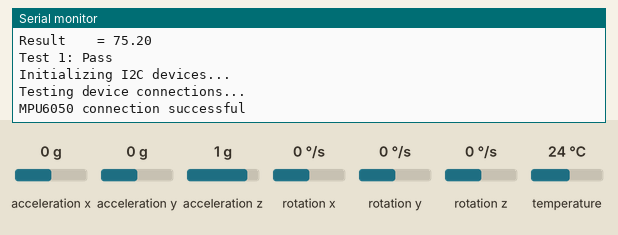
The sketch below on a simulated Arduino Uno, built with avr-gcc and run on an emulated ATmega328P. On the bench: the last lines printed to the serial monitor. The test bench sets the inputs (shaded band); at power-on: rotation x 0 °/s, rotation y 0 °/s, acceleration x 0 g, acceleration y 0 g, acceleration z 1 g, rotation z 0 °/s, temperature 24 °C.

Above: at 5.3 s.
5.4 s: rotation x set to -192 °/s
At 6.2 s:
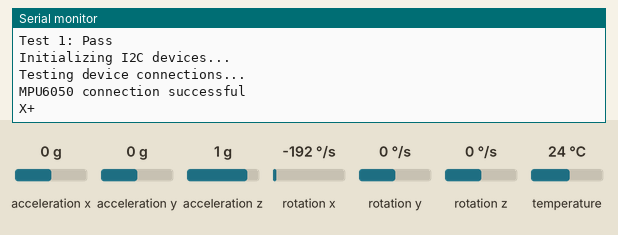
6.9 s: rotation x set to 100 °/s
At 7.3 s:
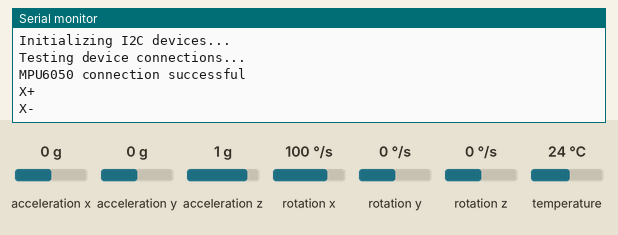
8.4 s: rotation y set to -192 °/s
At 9.7 s:
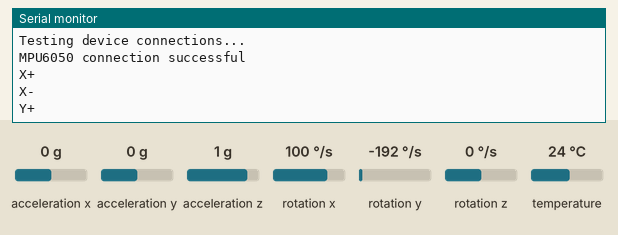

The sketch:

Example3_basic_tests.ino
```cpp
/***************************************************************************************************
 * This sample code is designed for WiThumb.
 * https://www.kickstarter.com/projects/hackarobot/withumb-arduino-compatible-wifi-usb-thumb-imu
 *
 *
 * In this example, we are reading temperature from MCP9808 temperature sensor and
 * the orientation through the MPU6050 6-axis gyroscope/acclerometer.
 *
 * It requires the following. Please install it before compiling this program.
 * 1. https://github.com/adafruit/Adafruit_MCP9808_Library
 *
 * For more information about WiThumb, please check out our web site:
 * http://www.funnyvale.com/WiThumb
 *
 * Comments, questions? Please check out our Google+ community:
 * https://plus.google.com/u/0/communities/111064186308711245928
 *
 **************************************************************************************************/

#include "Adafruit_MCP9808.h"
// temperature sensor timeout in 3 seconds
#define timeOutSensor 3
long  firstTime=millis();


// I2C address of MCP9808
#define tempSensorAddress 0x1F

// Create the MCP9808 temperature sensor object
Adafruit_MCP9808 tempsensor = Adafruit_MCP9808();

float temperature;                  // temperature in F


// I2Cdev and MPU6050 must be installed as libraries, or else the .cpp/.h files
// for both classes must be in the include path of your project
#include "I2Cdev.h"
#include "MPU6050.h"

// Arduino Wire library is required if I2Cdev I2CDEV_ARDUINO_WIRE implementation
// is used in I2Cdev.h
#if I2CDEV_IMPLEMENTATION == I2CDEV_ARDUINO_WIRE
    #include "Wire.h"
#endif

// class default I2C address is 0x68
// specific I2C addresses may be passed as a parameter here
// AD0 low = 0x68 (default for InvenSense evaluation board)
// AD0 high = 0x69
MPU6050 accelgyro;


int16_t ax, ay, az;
int16_t gx, gy, gz;

// uncomment "OUTPUT_READABLE_ACCELGYRO" if you want to see a tab-separated
// list of the accel X/Y/Z and then gyro X/Y/Z values in decimal. Easy to read,
// not so easy to parse, and slow(er) over UART.
//#define OUTPUT_READABLE_ACCELGYRO

// uncomment "OUTPUT_BINARY_ACCELGYRO" to send all 6 axes of data as 16-bit
// binary, one right after the other. This is very fast (as fast as possible
// without compression or data loss), and easy to parse, but impossible to read
// for a human.
//#define OUTPUT_BINARY_ACCELGYRO

int gyroCount=0;
int gyroThreshold=5000;
bool test2done=false;
int stage=0;

void setup() {

  Serial.begin(115200);
  Serial.println("\n-----------------------------------------\n");
  Serial.println("REBOOT");
  Wire.begin();
  delay(300);
  temperatureTest(10);

  delay(300);
  // initialize device
  Serial.println("Initializing I2C devices...");
  accelgyro.initialize();

  // verify connection
  Serial.println("Testing device connections...");
  Serial.println(accelgyro.testConnection() ? "MPU6050 connection successful" : "MPU6050 connection failed");

}

void loop() {
  gyroCount++;

  if (!test2done) {
    readGyro();
    if (stage==0){ if (gx< -gyroThreshold) {stage++; Serial.println("X+");}}
    else if (stage==1){ if (gx> gyroThreshold)  {stage++;Serial.println("X-");}}
    else if (stage==2){ if (gy< -gyroThreshold)  {stage++;Serial.println("Y+");}}
    else if (stage==3){ if (gy> gyroThreshold)  {stage++;Serial.println("Y-");}}
    else if (stage==4){ if (gz< -gyroThreshold)  {stage++;Serial.println("Z-");}}
    else if (stage==5){ if (gz> gyroThreshold)  {stage++;Serial.println("Z+");}}
    if (stage==6) {
      Serial.println("Test 2 : Pass");
      test2done=true;
    } else if (gyroCount>10000) {
      Serial.println("Test 2 : Fail");
      test2done=true;
    }
  }

}

void readGyro() {
    // read raw accel/gyro measurements from device
    accelgyro.getMotion6(&ax, &ay, &az, &gx, &gy, &gz);

    #ifdef OUTPUT_READABLE_ACCELGYRO
        // display tab-separated accel/gyro x/y/z values
        Serial.print("a/g:\t");
        Serial.print(ax); Serial.print("\t");
        Serial.print(ay); Serial.print("\t");
        Serial.print(az); Serial.print("\t");
        Serial.print(gx); Serial.print("\t");
        Serial.print(gy); Serial.print("\t");
        Serial.println(gz);
    #endif

    #ifdef OUTPUT_BINARY_ACCELGYRO
        Serial.write((uint8_t)(ax >> 8)); Serial.write((uint8_t)(ax & 0xFF));
        Serial.write((uint8_t)(ay >> 8)); Serial.write((uint8_t)(ay & 0xFF));
        Serial.write((uint8_t)(az >> 8)); Serial.write((uint8_t)(az & 0xFF));
        Serial.write((uint8_t)(gx >> 8)); Serial.write((uint8_t)(gx & 0xFF));
        Serial.write((uint8_t)(gy >> 8)); Serial.write((uint8_t)(gy & 0xFF));
        Serial.write((uint8_t)(gz >> 8)); Serial.write((uint8_t)(gz & 0xFF));
    #endif


}

void temperatureTest(int COUNT) {
  int i;
  float total,average;

  if (findTemperatureSensor()) {
    temperature=readTemperature();
    for(i=0;i<COUNT;i++) {
      temperature=readTemperature();
      total+=temperature;
     // Serial.print("Temperature = ");Serial.println(temperature);
     Serial.print(" .");
    }
    Serial.println(" ");
    average=total/COUNT;
    //Serial.print  ("Average     = ");Serial.println(average);
    Serial.print  ("Result    = ");Serial.println(average);
    if ((average <120)&&(average>40)) {
        Serial.println("Test 1: Pass");
    } else {
        Serial.println("Test 1: Failed");
    }
  } else {
    Serial.println("Test 1: Failed");
  }
}


void doDelays(long ms) { // yield for 'ms' milli-seconds
  long endMs = millis() + ms;
  while (millis() < endMs) {
     yield();
  }
}

bool findTemperatureSensor() {
  long startMS=millis();
  while(1) {
    if (millis()-startMS > timeOutSensor*1000) {     // timeout
      return false;
    } else if (tempsensor.begin(tempSensorAddress)) {
      return true;
    }
  }
}

float readTemperature() {
  float t;
  tempsensor.shutdown_wake(0);   // Don't remove this line! required before reading temp
  delay(300);                    // wait 300ms so that the sensor is ready for reading. Otherwise, the temperature won't change.
  t = tempsensor.readTempC()*1.8 + 32.0;
  tempsensor.shutdown_wake(1);   // shutdown MSP9808 - power consumption ~0.1 micro Ampere
  return t;
}
```

Measured:
- after the input at 5.4 s, the serial monitor: prints a new line at once (image 1)
- after the input at 6.9 s, the serial monitor: prints a new line at once (image 2)
- after the input at 8.4 s, the serial monitor: prints a new line at once (image 3)
